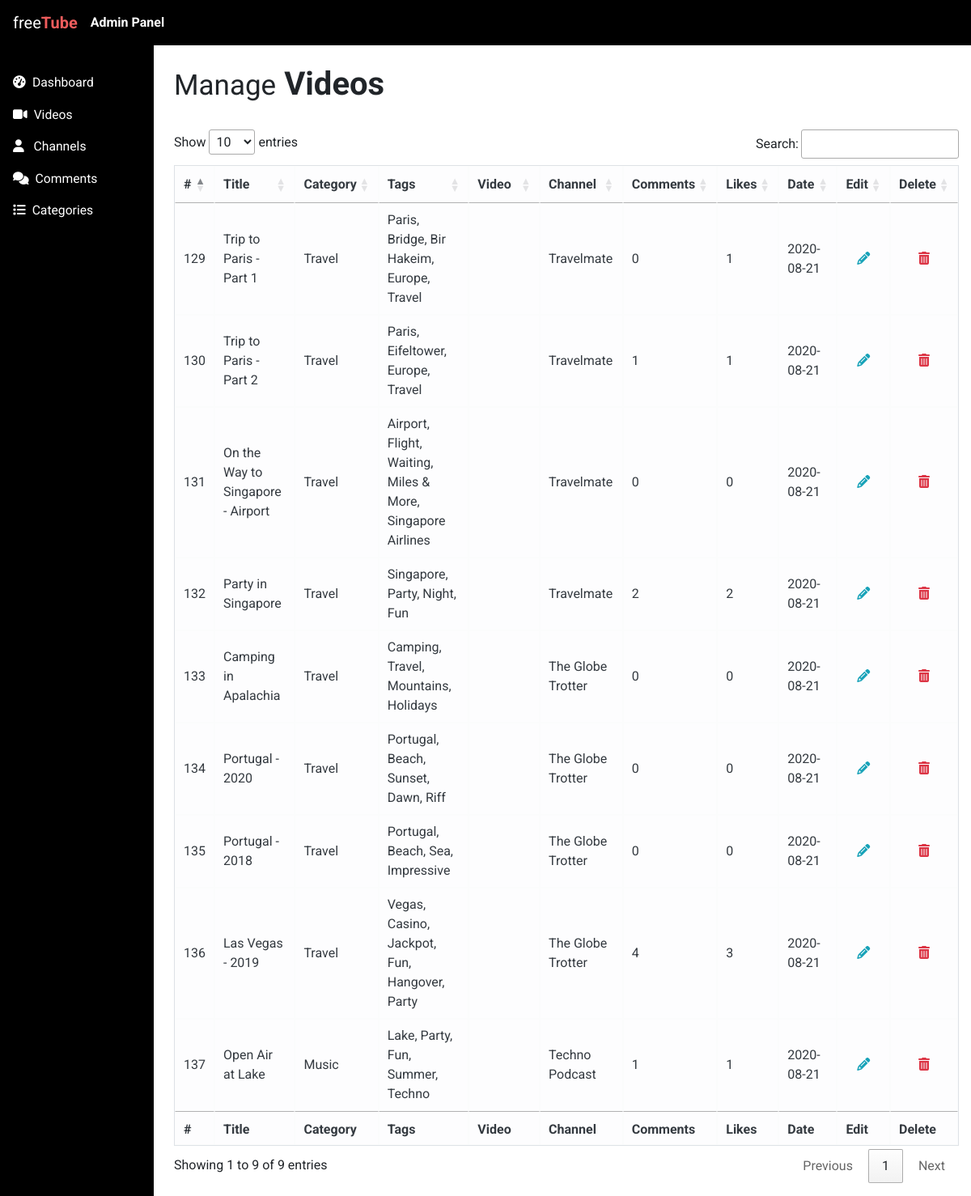
Screenshot of /admin/videos (signed in) with the database file from the repository.
### tables this page shows
CREATE TABLE `videos` (
  `vid_id` int(11) NOT NULL,
  `vid_cat_id` int(3) NOT NULL,
  `vid_channel_id` int(11) NOT NULL,
  `vid_tags` varchar(255) NOT NULL,
  `vid_title` varchar(255) NOT NULL,
  `vid_url` text NOT NULL,
  `vid_com_count` int(11) NOT NULL DEFAULT '0',
  `vid_like_count` int(11) NOT NULL DEFAULT '0',
  `vid_date` date NOT NULL
);

CREATE TABLE `categories` (
  `cat_id` int(11) NOT NULL,
  `cat_title` varchar(255) NOT NULL
);

CREATE TABLE `channels` (
  `channel_id` int(11) NOT NULL,
  `channel_is_admin` varchar(10) NOT NULL DEFAULT 'false',
  `channel_name` varchar(255) NOT NULL,
  `channel_img` varchar(255) NOT NULL DEFAULT 'assets/images/channels/profile_default.png',
  `channel_owner` varchar(255) NOT NULL,
  `channel_email` varchar(255) NOT NULL,
  `channel_password` varchar(255) NOT NULL,
  `channel_reg_date` datetime NOT NULL DEFAULT CURRENT_TIMESTAMP
);

### app/controllers/Admin.php (called while the page is built, shortened)
<?php
class Admin extends Controller {
  public function __construct() {
    $this->videoModel = $this->model('Video');
    $this->categoryModel = $this->model('Category');
  }
  public function videos() {
    $videos = $this->videoModel->getVideos();
    $categories = $this->categoryModel->getCategories();
    $data = [
      'videos' => $videos,
      'categories' => $categories
    ];
    $this->view('admin/videos', $data);
  }
}
?>

### app/libraries/Core.php (called while the page is built, shortened)
<?php
class CORE {
  protected $currentMethod = 'index';
  public function __construct() {
    $url = $this->getUrl();
    if ($url !== NULL && file_exists('../app/controllers/' . ucwords($url[0]) . '.php')) {
      unset($url[0]);
    } elseif ($url !== NULL && !file_exists('../app/controllers/' . ucwords($url[0]) . '.php')) {
      $this->currentController = 'Errors';
      $this->currentMethod = 'page_not_found';
    }
    $this->currentController = new $this->currentController;
    if(isset($url[1])) {
      if(method_exists($this->currentController, $url[1])) {
        $this->currentMethod = $url[1];
        unset($url[1]);
      }
    }
    $this->params = $url ? array_values($url) : [];
    call_user_func_array([$this->currentController, $this->currentMethod], $this->params);
  }
  private function getUrl() {
    if(isset($_GET['url'])) {
      $url = rtrim($_GET['url'], '/');
      $url = explode('/', $url);
      return $url;
    }
  }
}
?>

### public/index.php (called while the page is built, shortened)
<?php
$init = new Core;
?>

### app/libraries/Database.php (called while the page is built, shortened)
<?php
class Database extends DatabaseConfig {
    private $dbh;
    private $stmt;
    public function __construct() {
        $dsn = 'mysql:host=' . $this->host . ';dbname=' . $this->db;
        $options = [
            PDO::ATTR_PERSISTENT => true,
            PDO::ATTR_ERRMODE => PDO::ERRMODE_EXCEPTION
        ];
        try {
            $this->dbh = new PDO($dsn,$this->user, $this->pw, $options);
        } catch(PDOException $ex) {
            $this->error = $ex->getMessage();
            echo $this->error;
        }
    }
    public function query($query) {
        $this->stmt = $this->dbh->prepare($query);
    }
    public function execute(){
        return $this->stmt->execute();
    }
    public function resultSet(){
        $this->execute();
        return $this->stmt->fetchAll(PDO::FETCH_ASSOC);
    }
}
?>

### app/models/video.php (called while the page is built, shortened)
<?php
class Video {
  private $db;
  public function __construct() {
    $this->db = new Database;
  }
  public function getVideos() {
    $this->db->query(
    'SELECT videos.*, channels.channel_id, channels.channel_name, channels.channel_img, categories.cat_id, categories.cat_title
    FROM videos
    INNER JOIN channels
    ON videos.vid_channel_id = channels.channel_id
    INNER JOIN categories
    ON videos.vid_cat_id = categories.cat_id
    ORDER BY channel_name');
    return $this->db->resultSet();
  }
}
?>

### app/views/admin/videos.php (the view, shortened to what this page needs)
<?php
require APPROOT . '/views/includes/admin_header.php';
?>
  <div class="page-wrapper">
    <div class="container-fluid">
      <div class="row">
        <div class="col-lg-12 mb-3">
          <h1 class="page-header pb-4">
            <small>Manage</small>
            Videos
          </h1>
          <form action="<?php echo URLROOT;?>/admin/edit_video" method="post" enctype="multipart/form-data">
            <table id="video-table" class="table-light table-bordered table-responsive table-hover table-md text-dark" cellspacing="0" width="100%">
              <thead class="">
                <tr>
                  <th>#</th>
                  <th>Title</th>
                  <th>Category</th>
                  <th>Tags</th>
                  <th>Video</th>
                  <th>Channel</th>
                  <th>Comments</th>
                  <th>Likes</th>
                  <th>Date</th>
                  <th>Edit</th>
                  <th>Delete</th>
                </tr>
              </thead>
              <tbody>
                <?php foreach ($data['videos'] as $key => $video) : ?>
                <tr>
                  <td><?php echo $video['vid_id'];?></td>
                  <td>
                    <div class="video-table-content" data-index="<?php echo $video['vid_id']; ?>">
                      <?php echo $video['vid_title'];?>
                    </div>
                  </td>
                  <td>
                    <div class="video-table-content" data-index="<?php echo $video['vid_id']; ?>">
                      <?php echo $video['cat_title'];?>
                    </div>
                  </td>
                  <td>
                    <div class="video-table-content" data-index="<?php echo $video['vid_id']; ?>">
                      <?php echo $video['vid_tags'];?>
                    </div>
                  </td>
                  <td>
                    <div class="video-table-content" data-index="<?php echo $video['vid_id']; ?>">
                      <video muted src="<?php echo URLROOT; ?>/<?php echo $video['vid_url']; ?>"></video>
                    </div>
                  </td>
                  <td>
                    <?php echo $video['channel_name'];?></td>
                  <td>
                    <div class="video-table-content" data-index="<?php echo $video['vid_id']; ?>">
                      <?php echo $video['vid_com_count'];?>
                    </div>
                  </td>
                  <td>
                    <div class="video-table-content" data-index="<?php echo $video['vid_id']; ?>">
                      <?php echo $video['vid_like_count'];?>
                    </div>
                  </td>
                  <td><?php echo $video['vid_date'];?></td>
                  <td class="text-center">
                    <button type="button" onclick="openVideoEdit(this)" class="open-video-edit bg-transparent border-0 text-info" data-index="<?php echo $video['vid_id']; ?>"><i class="fa fa-pencil" aria-hidden="true"></i></button>
                  </td>
                  <td class="text-center">
                    <a class="bg-transparent border-0 text-danger" href="<?php echo URLROOT;?>/admin/del_vid/<?php echo $video['vid_id']; ?>"><i class="fa fa-trash" aria-hidden="true"></i></a>
                  </td>
                </tr>
                <?php endforeach; ?>
              </tbody>
              <tfoot class="">
                <tr>
                  <th>#</th>
                  <th>Title</th>
                  <th>Category</th>
                  <th>Tags</th>
                  <th>Video</th>
                  <th>Channel</th>
                  <th>Comments</th>
                  <th>Likes</th>
                  <th>Date</th>
                  <th>Edit</th>
                  <th>Delete</th>
                </tr>
              </tfoot>
            </table>
          </form>
        </div>
      </div>
    </div>
  </div>
<?php
require APPROOT . '/views/includes/admin_footer.php';
?>

### public/css/main.css (style rules this page uses)
body { font-family: 'Roboto', sans-serif; }
h1, h2, h3, h4, h5 { font-weight: bold; }

### public/css/second.css (style rules this page uses)
body { margin-top: 80px; }
@media (min-width: 1000px) { .page-wrapper { width: 100%; padding-left: 200px; } }
table video { width: 100%; }

### rows the page displays
videos: vid_id "137", vid_title "Open Air at Lake", categories.cat_title "Music", vid_tags "Lake, Party, Fun, Summer, Techno", channels.channel_name "Techno Podcast", vid_com_count "1", vid_like_count "1", vid_date "2020-08-21"
videos: vid_id "133", vid_title "Camping in Apalachia", categories.cat_title "Travel", vid_tags "Camping, Travel, Mountains, Holidays", channels.channel_name "The Globe Trotter", vid_com_count "0", vid_like_count "0", vid_date "2020-08-21"
videos: vid_id "134", vid_title "Portugal - 2020", categories.cat_title "Travel", vid_tags "Portugal, Beach, Sunset, Dawn, Riff", channels.channel_name "The Globe Trotter", vid_com_count "0", vid_like_count "0", vid_date "2020-08-21"
videos: vid_id "135", vid_title "Portugal - 2018", categories.cat_title "Travel", vid_tags "Portugal, Beach, Sea, Impressive", channels.channel_name "The Globe Trotter", vid_com_count "0", vid_like_count "0", vid_date "2020-08-21"
videos: vid_id "136", vid_title "Las Vegas - 2019", categories.cat_title "Travel", vid_tags "Vegas, Casino, Jackpot, Fun, Hangover, Party", channels.channel_name "The Globe Trotter", vid_com_count "4", vid_like_count "3", vid_date "2020-08-21"
videos: vid_id "129", vid_title "Trip to Paris - Part 1", categories.cat_title "Travel", vid_tags "Paris, Bridge, Bir Hakeim, Europe, Travel", channels.channel_name "Travelmate", vid_com_count "0", vid_like_count "1", vid_date "2020-08-21"
videos: vid_id "130", vid_title "Trip to Paris - Part 2", categories.cat_title "Travel", vid_tags "Paris, Eifeltower, Europe, Travel", channels.channel_name "Travelmate", vid_com_count "1", vid_like_count "1", vid_date "2020-08-21"
videos: vid_id "131", vid_title "On the Way to Singapore - Airport", categories.cat_title "Travel", vid_tags "Airport, Flight, Waiting, Miles & More, Singapore Airlines", channels.channel_name "Travelmate", vid_com_count "0", vid_like_count "0", vid_date "2020-08-21"
videos: vid_id "132", vid_title "Party in Singapore", categories.cat_title "Travel", vid_tags "Singapore, Party, Night, Fun", channels.channel_name "Travelmate", vid_com_count "2", vid_like_count "2", vid_date "2020-08-21"
